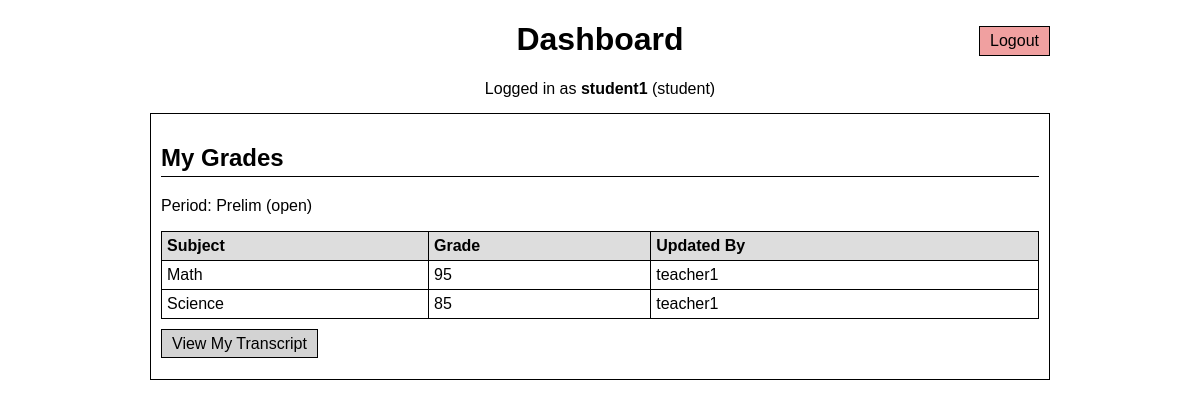
/dashboard (signed in), run on the app's committed database.
### tables this page shows
CREATE TABLE users (
    id INTEGER PRIMARY KEY AUTOINCREMENT,
    username TEXT UNIQUE NOT NULL,
    password TEXT NOT NULL,
    role TEXT NOT NULL CHECK(role IN ('student','teacher','academic_admin','registrar','it_admin')),
    is_locked BOOLEAN DEFAULT 0,
    failed_attempts INTEGER DEFAULT 0
);

CREATE TABLE grading_periods (
    id INTEGER PRIMARY KEY AUTOINCREMENT,
    name TEXT UNIQUE NOT NULL,
    status TEXT DEFAULT 'open'
);

CREATE TABLE grades (
    id INTEGER PRIMARY KEY AUTOINCREMENT,
    student_id INTEGER NOT NULL,
    subject TEXT NOT NULL,
    grade INTEGER NOT NULL,
    updated_by TEXT NOT NULL,
    FOREIGN KEY (student_id) REFERENCES users(id)
);

### app.py (the view, shortened to what this page needs)
@app.route("/dashboard")
def dashboard():
    if "username" not in session:
        return redirect("/login")
    user = current_user()
    if not user:
        return redirect("/login")
    role = user["role"]
    username = user["username"]
    user_id = user["id"]
    try:
        all_students, all_users, period, pending_requests, audit_logs = dashboard_data()
    except Exception as e:
        logging.error(f"dashboard data failed user={username} err={e}")
        return render_template("login.html", error="An error occurred. Please try again.")
    student_id_param = request.args.get("student_id")
    if role == "teacher":
        if student_id_param:
            if not valid_id(student_id_param):
                return render_template("dashboard.html", role=role, username=username, grades=[], students=all_students, all_users=all_users, period=period, pending_requests=pending_requests, audit_logs=audit_logs, error="Invalid input.")
            try:
                grades = get_db().execute(
                    "SELECT grades.*, users.username as student_name FROM grades JOIN users ON grades.student_id = users.id WHERE student_id=?",
                    (int(student_id_param),),
                ).fetchall()
            except Exception as e:
                logging.error(f"teacher filter failed user={username} err={e}")
                return render_template("dashboard.html", role=role, username=username, grades=[], students=all_students, all_users=all_users, period=period, pending_requests=pending_requests, audit_logs=audit_logs, error="An error occurred. Please try again.")
        else:
            try:
                grades = get_db().execute("SELECT grades.*, users.username as student_name FROM grades JOIN users ON grades.student_id = users.id").fetchall()
            except Exception as e:
                logging.error(f"teacher list failed err={e}")
                return render_template("dashboard.html", role=role, username=username, grades=[], students=all_students, all_users=all_users, period=period, pending_requests=pending_requests, audit_logs=audit_logs, error="An error occurred. Please try again.")
        return render_template("dashboard.html", role=role, username=username, grades=grades, students=all_students, all_users=all_users, period=period, pending_requests=pending_requests, audit_logs=audit_logs)
    else:
        if student_id_param:
            if not valid_id(student_id_param) or int(student_id_param) != int(user_id):
                logging.error(f"student IDOR blocked user={username} tried={student_id_param}")
                return "Unauthorized", 403
        try:
            grades = get_db().execute(
                "SELECT grades.*, users.username as student_name FROM grades JOIN users ON grades.student_id = users.id WHERE student_id=?",
                (user_id,),
            ).fetchall()
        except Exception as e:
            logging.error(f"student list failed err={e}")
            return render_template("dashboard.html", role=role, username=username, grades=[], students=[], all_users=all_users, period=period, pending_requests=pending_requests, audit_logs=audit_logs, error="An error occurred. Please try again.")
        return render_template("dashboard.html", role=role, username=username, grades=grades, students=[], all_users=all_users, period=period, pending_requests=pending_requests, audit_logs=audit_logs)

### app.py (called while the page is built)
def get_db():
    db = getattr(g, '_database', None)
    if db is None:
        db = g._database = sqlite3.connect(DATABASE)
        db.row_factory = sqlite3.Row
    return db

@app.teardown_appcontext
def close_connection(exception):
    db = getattr(g, '_database', None)
    if db is not None:
        db.close()

def valid_id(s):
    try:
        return int(s) > 0
    except (TypeError, ValueError):
        return False

def current_user():
    uid = session.get("user_id")
    if not uid:
        return None
    try:
        if not valid_id(uid):
            session.clear()
            return None
        db = get_db()
        user = db.execute("SELECT * FROM users WHERE id=?", (int(uid),)).fetchone()
        if not user:
            session.clear()
            return None
        if user["is_locked"]:
            session.clear()
            return None
        if session.get("username") != user["username"] or session.get("role") != user["role"]:
            session.clear()
            return None
        return user
    except Exception as e:
        logging.error(f"current_user failed uid={uid} err={e}")
        return None

### templates/dashboard.html (shortened to what this page needs)
<!DOCTYPE html>
<html lang="en">
<head>
    <link rel="stylesheet" href="{{ url_for('static', filename='style.css') }}">
</head>
<body>
    <div class="container">
        <div class="header">
            <h1>Dashboard</h1>
            <div class="user-info">
                Logged in as <strong>{{ username }}</strong> ({{ role }})
            </div>
            <a href="/logout" class="btn-small logout">Logout</a>
        </div>
        {% if role == 'teacher' %}
        <div class="card">
            <h2 style="text-align:center;">Add Grade</h2>
            {% if period and period['status'] != 'open' %}
            <p style="text-align:center; color:red;">Grading period {{ period['status'] }} - cannot add grades</p>
            {% endif %}
            <form method="POST" action="/add_grade" class="centered-form">
                <label for="student_id">Student</label>
                <select name="student_id" id="student_id" required>
                    {% for s in students %}
                    <option value="{{ s['id'] }}">{{ s['username'] }} (ID: {{ s['id'] }})</option>
                    {% endfor %}
                </select>
                <label for="subject">Subject</label>
                <input type="text" name="subject" id="subject" placeholder="e.g. Math" required>
                <label for="grade">Grade</label>
                <input type="number" name="grade" id="grade" placeholder="e.g. 85" required>
                <button type="submit">Add Grade</button>
            </form>
            <p style="text-align:center; font-size:12px; color:gray;">Period: {{ period['name'] }} ({{ period['status'] }})</p>
        </div>
        <div class="card">
            <h2>All Grades - Correction Needs Admin Approval</h2>
            <table>
                <thead>
                    <tr>
                        <th>ID</th>
                        <th>Student</th>
                        <th>Subject</th>
                        <th>Grade</th>
                        <th>Updated By</th>
                        <th>Action</th>
                    </tr>
                </thead>
                <tbody>
                    {% for g in grades %}
                    <tr>
                            <td>{{ g['id'] }}</td>
                            <td>
                                <select name="student_id" form="form-{{ g['id'] }}" required>
                                    {% for s in students %}
                                    <option value="{{ s['id'] }}" {% if s['id'] == g['student_id'] %}selected{% endif %}>{{ s['username'] }} (ID: {{ s['id'] }})</option>
                                    {% endfor %}
                                </select>
                            </td>
                            <td><input type="text" name="subject" value="{{ g['subject'] }}" form="form-{{ g['id'] }}" required></td>
                            <td><input type="number" name="grade" value="{{ g['grade'] }}" form="form-{{ g['id'] }}" required></td>
                            <td>{{ g['updated_by'] }}</td>
                            <td>
                                <form id="form-{{ g['id'] }}" method="POST" action="/update_grade" class="inline-edit" style="margin:0">
                                    <input type="hidden" name="grade_id" value="{{ g['id'] }}">
                                    <button type="submit" class="btn-small">Request Update</button>
                                </form>
                            </td>
                    </tr>
                    {% else %}
                    <tr><td colspan="6">No grades found.</td></tr>
                    {% endfor %}
                </tbody>
            </table>
        </div>
        {% else %}
        <div class="card">
            <h2>My Grades</h2>
            <p>Period: {{ period['name'] }} ({{ period['status'] }})</p>
            <table>
                <thead>
                    <tr>
                        <th>Subject</th>
                        <th>Grade</th>
                        <th>Updated By</th>
                    </tr>
                </thead>
                <tbody>
                    {% for g in grades %}
                    <tr>
                        <td>{{ g['subject'] }}</td>
                        <td>{{ g['grade'] }}</td>
                        <td>{{ g['updated_by'] }}</td>
                    </tr>
                    {% else %}
                    <tr><td colspan="3">No grades found.</td></tr>
                    {% endfor %}
                </tbody>
            </table>
            <p><a href="/transcript" class="btn-small">View My Transcript</a></p>
        </div>
        {% endif %}
    </div>
</body>
</html>

### static/style.css (style rules this page uses)
body { font-family: Arial, sans-serif; background: white; color: black; margin: 20px; }
h1 { text-align: center; }
h2 { border-bottom: 1px solid black; padding-bottom: 4px; }
.container { max-width: 900px; margin: auto; }
.card { border: 1px solid black; padding: 10px; margin: 10px 0; background: white; position: relative; }
.header { position: relative; text-align: center; margin-bottom: 15px; }
.header .user-info { text-align: center; }
.header .logout { position: absolute; top: 5px; right: 0; }
button, .btn-small { border: 1px solid black; background: lightgray; padding: 5px 10px; cursor: pointer; text-decoration: none; color: black; width: 100%; box-sizing: border-box; margin-top: 10px; }
.btn-small.logout { background: #f0a0a0; width: auto; padding: 5px 10px; margin: 0; }
table { width: 100%; border-collapse: collapse; margin-top: 10px; }
th, td { border: 1px solid black; padding: 5px; text-align: left; }
th { background: #ddd; }

### data on the page
users: username "student1", role "student"
grading_periods: name "Prelim", status "open"
grades: subject "Math", grade "95", updated_by "teacher1"
grades: subject "Science", grade "85", updated_by "teacher1"
